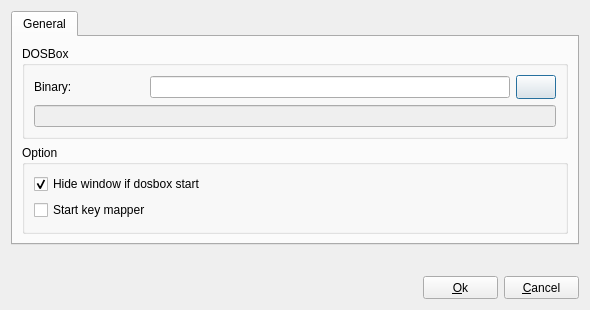
<ui version="4.0" >
 <class>UiPreferences</class>
 <widget class="QDialog" name="UiPreferences" >
  <property name="geometry" >
   <rect>
    <x>0</x>
    <y>0</y>
    <width>590</width>
    <height>310</height>
   </rect>
  </property>
  <property name="minimumSize" >
   <size>
    <width>590</width>
    <height>310</height>
   </size>
  </property>
  <property name="maximumSize" >
   <size>
    <width>590</width>
    <height>310</height>
   </size>
  </property>
  <property name="windowTitle" >
   <string>Preference</string>
  </property>
  <property name="windowIcon" >
   <iconset resource="../../resource/dboxfe.qrc" >
    <normaloff>:/pics/images/preferences.png</normaloff>:/pics/images/preferences.png</iconset>
  </property>
  <layout class="QGridLayout" name="glPreferences" >
   <item row="0" column="0" >
    <widget class="QTabWidget" name="tabWidgetPreference" >
     <property name="currentIndex" >
      <number>0</number>
     </property>
     <widget class="QWidget" name="tabGeneral" >
      <attribute name="title" >
       <string>General</string>
      </attribute>
      <layout class="QGridLayout" name="gridLayout_2" >
       <item row="0" column="0" >
        <widget class="QGroupBox" name="groupBoxDosbox" >
         <property name="title" >
          <string>DOSBox</string>
         </property>
         <layout class="QGridLayout" name="_2" >
          <property name="margin" >
           <number>9</number>
          </property>
          <property name="spacing" >
           <number>6</number>
          </property>
          <item row="0" column="0" >
           <layout class="QVBoxLayout" name="vlDosbox" >
            <property name="spacing" >
             <number>6</number>
            </property>
            <property name="margin" >
             <number>0</number>
            </property>
            <item>
             <layout class="QHBoxLayout" name="hlDosboxBinary" >
              <property name="spacing" >
               <number>6</number>
              </property>
              <property name="margin" >
               <number>0</number>
              </property>
              <item>
               <widget class="QLabel" name="labelDosboxBinary" >
                <property name="minimumSize" >
                 <size>
                  <width>110</width>
                  <height>0</height>
                 </size>
                </property>
                <property name="maximumSize" >
                 <size>
                  <width>110</width>
                  <height>16777215</height>
                 </size>
                </property>
                <property name="text" >
                 <string>Binary:</string>
                </property>
                <property name="buddy" >
                 <cstring>lineEditDosboxBinary</cstring>
                </property>
               </widget>
              </item>
              <item>
               <widget class="QLineEdit" name="lineEditDosboxBinary" >
                <property name="text" >
                 <string/>
                </property>
               </widget>
              </item>
              <item>
               <widget class="QPushButton" name="btnDosboxBinary" >
                <property name="minimumSize" >
                 <size>
                  <width>24</width>
                  <height>24</height>
                 </size>
                </property>
                <property name="sizeIncrement" >
                 <size>
                  <width>24</width>
                  <height>24</height>
                 </size>
                </property>
                <property name="text" >
                 <string/>
                </property>
                <property name="icon" >
                 <iconset resource="../../resource/dboxfe.qrc" >
                  <normaloff>:/pics/images/folder-open_16.png</normaloff>:/pics/images/folder-open_16.png</iconset>
                </property>
               </widget>
              </item>
             </layout>
            </item>
            <item>
             <widget class="QLineEdit" name="lineEditDosboxVersion" >
              <property name="enabled" >
               <bool>false</bool>
              </property>
              <property name="alignment" >
               <set>Qt::AlignHCenter</set>
              </property>
              <property name="readOnly" >
               <bool>true</bool>
              </property>
             </widget>
            </item>
           </layout>
          </item>
         </layout>
        </widget>
       </item>
       <item row="1" column="0" >
        <widget class="QGroupBox" name="groupBoxOption" >
         <property name="title" >
          <string>Option</string>
         </property>
         <layout class="QGridLayout" name="glOption" >
          <item row="0" column="0" >
           <widget class="QCheckBox" name="checkBoxWindowsHide" >
            <property name="text" >
             <string>Hide window if dosbox start</string>
            </property>
            <property name="checked" >
             <bool>true</bool>
            </property>
           </widget>
          </item>
          <item row="1" column="0" >
           <widget class="QCheckBox" name="checkBoxStartKeyMapper" >
            <property name="text" >
             <string>Start key mapper</string>
            </property>
           </widget>
          </item>
         </layout>
        </widget>
       </item>
      </layout>
     </widget>
    </widget>
   </item>
   <item row="1" column="0" >
    <spacer name="verticalSpacer" >
     <property name="orientation" >
      <enum>Qt::Vertical</enum>
     </property>
     <property name="sizeHint" stdset="0" >
      <size>
       <width>20</width>
       <height>6</height>
      </size>
     </property>
    </spacer>
   </item>
   <item row="2" column="0" >
    <layout class="QHBoxLayout" name="horizontalLayout" >
     <item>
      <spacer name="horizontalSpacer" >
       <property name="orientation" >
        <enum>Qt::Horizontal</enum>
       </property>
       <property name="sizeHint" stdset="0" >
        <size>
         <width>40</width>
         <height>20</height>
        </size>
       </property>
      </spacer>
     </item>
     <item>
      <widget class="QPushButton" name="btnOk" >
       <property name="minimumSize" >
        <size>
         <width>75</width>
         <height>23</height>
        </size>
       </property>
       <property name="maximumSize" >
        <size>
         <width>75</width>
         <height>23</height>
        </size>
       </property>
       <property name="text" >
        <string>&amp;Ok</string>
       </property>
       <property name="icon" >
        <iconset resource="../../resource/dboxfe.qrc" >
         <normaloff>:/pics/images/apply_16.png</normaloff>:/pics/images/apply_16.png</iconset>
       </property>
      </widget>
     </item>
     <item>
      <widget class="QPushButton" name="btnCancel" >
       <property name="minimumSize" >
        <size>
         <width>75</width>
         <height>23</height>
        </size>
       </property>
       <property name="maximumSize" >
        <size>
         <width>75</width>
         <height>23</height>
        </size>
       </property>
       <property name="text" >
        <string>&amp;Cancel</string>
       </property>
       <property name="icon" >
        <iconset resource="../../resource/dboxfe.qrc" >
         <normaloff>:/pics/images/cancel_16.png</normaloff>:/pics/images/cancel_16.png</iconset>
       </property>
      </widget>
     </item>
    </layout>
   </item>
  </layout>
 </widget>
 <resources>
  <include location="../../resource/dboxfe.qrc" />
  <include location="../../resource/dboxfe.qrc" />
 </resources>
 <connections>
  <connection>
   <sender>btnCancel</sender>
   <signal>clicked()</signal>
   <receiver>UiPreferences</receiver>
   <slot>reject()</slot>
   <hints>
    <hint type="sourcelabel" >
     <x>560</x>
     <y>193</y>
    </hint>
    <hint type="destinationlabel" >
     <x>558</x>
     <y>207</y>
    </hint>
   </hints>
  </connection>
 </connections>
</ui>
